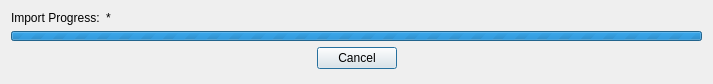
<?xml version="1.0" encoding="UTF-8"?>
<ui version="4.0">
 <class>Dialog</class>
 <widget class="QDialog" name="Dialog">
  <property name="geometry">
   <rect>
    <x>0</x>
    <y>0</y>
    <width>713</width>
    <height>84</height>
   </rect>
  </property>
  <property name="windowTitle">
   <string>Dialog</string>
  </property>
  <layout class="QVBoxLayout" name="verticalLayout">
   <item>
    <layout class="QHBoxLayout" name="horizontalLayout_2">
     <property name="sizeConstraint">
      <enum>QLayout::SetDefaultConstraint</enum>
     </property>
     <item>
      <widget class="QLabel" name="label_static_progress">
       <property name="sizePolicy">
        <sizepolicy hsizetype="Fixed" vsizetype="Preferred">
         <horstretch>0</horstretch>
         <verstretch>0</verstretch>
        </sizepolicy>
       </property>
       <property name="text">
        <string>Import Progress:</string>
       </property>
      </widget>
     </item>
     <item>
      <widget class="QLabel" name="label_progress_item">
       <property name="sizePolicy">
        <sizepolicy hsizetype="Minimum" vsizetype="Fixed">
         <horstretch>0</horstretch>
         <verstretch>0</verstretch>
        </sizepolicy>
       </property>
       <property name="minimumSize">
        <size>
         <width>200</width>
         <height>0</height>
        </size>
       </property>
       <property name="frameShadow">
        <enum>QFrame::Raised</enum>
       </property>
       <property name="text">
        <string>*</string>
       </property>
       <property name="textFormat">
        <enum>Qt::AutoText</enum>
       </property>
       <property name="wordWrap">
        <bool>false</bool>
       </property>
      </widget>
     </item>
    </layout>
   </item>
   <item>
    <widget class="QProgressBar" name="progressBar_import_progress">
     <property name="sizePolicy">
      <sizepolicy hsizetype="Preferred" vsizetype="Maximum">
       <horstretch>0</horstretch>
       <verstretch>0</verstretch>
      </sizepolicy>
     </property>
     <property name="maximumSize">
      <size>
       <width>16777215</width>
       <height>10</height>
      </size>
     </property>
     <property name="maximum">
      <number>0</number>
     </property>
     <property name="value">
      <number>0</number>
     </property>
     <property name="textVisible">
      <bool>true</bool>
     </property>
     <property name="invertedAppearance">
      <bool>false</bool>
     </property>
     <property name="format">
      <string> %v/%m</string>
     </property>
    </widget>
   </item>
   <item>
    <layout class="QHBoxLayout" name="horizontalLayout">
     <property name="sizeConstraint">
      <enum>QLayout::SetDefaultConstraint</enum>
     </property>
     <item>
      <spacer name="horizontalSpacer">
       <property name="orientation">
        <enum>Qt::Horizontal</enum>
       </property>
       <property name="sizeType">
        <enum>QSizePolicy::Expanding</enum>
       </property>
       <property name="sizeHint" stdset="0">
        <size>
         <width>40</width>
         <height>20</height>
        </size>
       </property>
      </spacer>
     </item>
     <item>
      <widget class="QDialogButtonBox" name="buttonBox">
       <property name="sizePolicy">
        <sizepolicy hsizetype="Maximum" vsizetype="Expanding">
         <horstretch>0</horstretch>
         <verstretch>0</verstretch>
        </sizepolicy>
       </property>
       <property name="orientation">
        <enum>Qt::Vertical</enum>
       </property>
       <property name="standardButtons">
        <set>QDialogButtonBox::Cancel</set>
       </property>
      </widget>
     </item>
     <item>
      <spacer name="horizontalSpacer_2">
       <property name="orientation">
        <enum>Qt::Horizontal</enum>
       </property>
       <property name="sizeHint" stdset="0">
        <size>
         <width>40</width>
         <height>20</height>
        </size>
       </property>
      </spacer>
     </item>
    </layout>
   </item>
  </layout>
 </widget>
 <resources/>
 <connections>
  <connection>
   <sender>buttonBox</sender>
   <signal>accepted()</signal>
   <receiver>Dialog</receiver>
   <slot>accept()</slot>
   <hints>
    <hint type="sourcelabel">
     <x>248</x>
     <y>254</y>
    </hint>
    <hint type="destinationlabel">
     <x>157</x>
     <y>274</y>
    </hint>
   </hints>
  </connection>
  <connection>
   <sender>buttonBox</sender>
   <signal>rejected()</signal>
   <receiver>Dialog</receiver>
   <slot>reject()</slot>
   <hints>
    <hint type="sourcelabel">
     <x>316</x>
     <y>260</y>
    </hint>
    <hint type="destinationlabel">
     <x>286</x>
     <y>274</y>
    </hint>
   </hints>
  </connection>
 </connections>
</ui>
